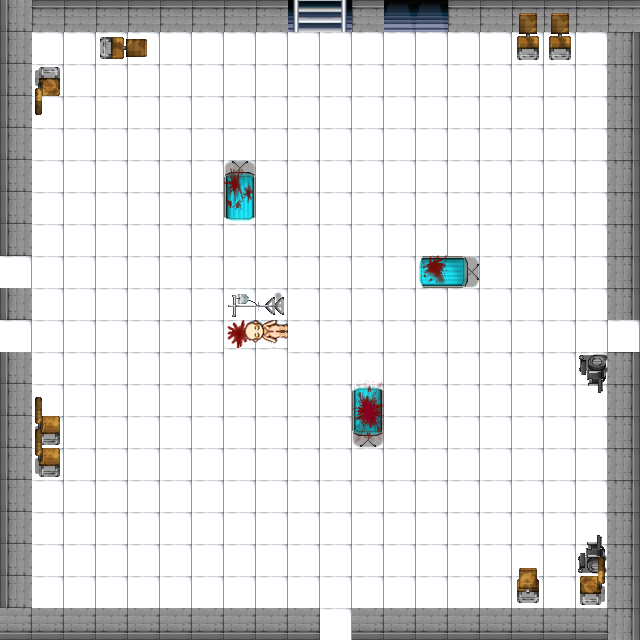

Tiled map render using the project's own tile images. Description and the whole map definition, tile-layer contents included, below:
An orthogonal 20x20 tile map with 32x32 px tiles, 4 tile layers (suelo y paredes, obstaculos 2, obstaculos, perfeccionar), 6 tilesets.

<map version="1.2" tiledversion="1.3.3" orientation="orthogonal" renderorder="right-down" width="20" height="20" tilewidth="32" tileheight="32" infinite="0" nextlayerid="5" nextobjectid="1">
 <tileset firstgid="1" source="archivos tsx/suelos y paredes.tsx" />
 <tileset firstgid="241" source="archivos tsx/paredes.tsx" />
 <tileset firstgid="369" source="archivos tsx/ee15d1f08a44de8d3715a4e7c5f2a5df.tsx" />
 <tileset firstgid="469" source="archivos tsx/shop-and-hospital1.tsx" />
 <tileset firstgid="725" source="archivos tsx/cuerpos y sangre.tsx" />
 <tileset firstgid="950" source="archivos tsx/sangre.tsx" />
 <layer id="1" name="suelo y paredes" width="20" height="20">
  <data encoding="csv">
2684354854,3221225766,3221225766,3221225766,3221225766,3221225766,3221225766,3221225766,3221225766,2147484033,385,3221225766,386,386,3221225766,3221225766,3221225766,3221225766,3221225766,3221225766,
2684354854,104,104,104,104,104,104,104,104,104,104,104,104,104,104,104,104,104,104,1610613030,
2684354854,104,104,104,104,104,104,104,104,104,104,104,104,104,104,104,104,104,104,1610613030,
2684354854,104,104,104,104,104,104,104,104,104,104,104,104,104,104,104,104,104,104,1610613030,
2684354854,104,104,104,104,104,104,104,104,104,104,104,104,104,104,104,104,104,104,1610613030,
2684354854,104,104,104,104,104,104,104,104,104,104,104,104,104,104,104,104,104,104,1610613030,
2684354854,104,104,104,104,104,104,104,104,104,104,104,104,104,104,104,104,104,104,1610613030,
2684354854,104,104,104,104,104,104,104,104,104,104,104,104,104,104,104,104,104,104,1610613030,
104,104,104,104,104,104,104,104,104,104,104,104,104,104,104,104,104,104,104,1610613030,
2684354854,104,104,104,104,104,104,104,104,104,104,104,104,104,104,104,104,104,104,1610613030,
104,104,104,104,104,104,104,104,104,104,104,104,104,104,104,104,104,104,104,104,
2684354854,104,104,104,104,104,104,104,104,104,104,104,104,104,104,104,104,104,104,1610613030,
2684354854,104,104,104,104,104,104,104,104,104,104,104,104,104,104,104,104,104,104,1610613030,
2684354854,104,104,104,104,104,104,104,104,104,104,104,104,104,104,104,104,104,104,1610613030,
2684354854,104,104,104,104,104,104,104,104,104,104,104,104,104,104,104,104,104,104,1610613030,
2684354854,104,104,104,104,104,104,104,104,104,104,104,104,104,104,104,104,104,104,1610613030,
2684354854,104,104,104,104,104,104,104,104,104,104,104,104,104,104,104,104,104,104,1610613030,
2684354854,104,104,104,104,104,104,104,104,104,104,104,104,104,104,104,104,104,104,1610613030,
2684354854,104,104,104,104,104,104,104,104,104,104,104,104,104,104,104,104,104,104,1610613030,
294,294,294,294,294,294,294,294,294,294,104,294,294,294,294,294,294,294,294,1610613030
</data>
 </layer>
 <layer id="3" name="obstaculos 2" width="20" height="20">
  <data encoding="csv">
0,0,0,0,0,0,0,0,0,0,0,0,0,0,0,0,0,0,0,0,
0,0,0,0,0,0,0,0,0,0,0,0,0,0,0,0,0,0,0,0,
0,0,0,0,0,0,0,0,0,0,0,0,0,0,0,0,0,0,0,0,
0,0,0,0,0,0,0,0,0,0,0,0,0,0,0,0,0,0,0,0,
0,0,0,0,0,0,0,0,0,0,0,0,0,0,0,0,0,0,0,0,
0,0,0,0,0,0,0,0,0,0,0,0,0,0,0,0,0,0,0,0,
0,0,0,0,0,0,0,0,0,0,0,0,0,0,0,0,0,0,0,0,
0,0,0,0,0,0,0,0,0,0,0,0,0,0,0,0,0,0,0,0,
0,0,0,0,0,0,0,0,0,0,0,0,0,0,0,0,0,0,0,0,
0,0,0,0,0,0,0,0,0,0,0,0,0,0,0,0,0,0,0,0,
0,0,0,0,0,0,0,1064,0,0,0,0,0,0,0,0,0,0,0,0,
0,0,0,0,0,0,0,0,0,0,0,0,0,0,0,0,0,0,3221226005,0,
0,609,0,0,0,0,0,0,0,0,0,0,0,0,0,0,0,0,3221225989,0,
0,625,0,0,0,0,0,0,0,0,0,0,0,0,0,0,0,0,0,0,
0,0,0,0,0,0,0,0,0,0,0,0,0,0,0,0,0,0,0,0,
0,0,0,0,0,0,0,0,0,0,0,0,0,0,0,0,0,0,0,0,
0,0,0,0,0,0,0,0,0,0,0,0,0,0,0,0,0,0,518,0,
0,0,0,0,0,0,0,0,0,0,0,0,0,0,0,0,0,0,534,0,
0,0,0,0,0,0,0,0,0,0,0,0,0,0,0,0,0,0,0,0,
0,0,0,0,0,0,0,0,0,0,0,0,0,0,0,0,0,0,0,0
</data>
 </layer>
 <layer id="2" name="obstaculos" width="20" height="20">
  <data encoding="csv">
0,0,0,0,0,0,0,0,0,0,0,0,0,0,0,0,2147484259,2147484259,0,0,
0,0,0,2684355187,2684355171,0,0,0,0,0,0,0,0,0,0,0,2147484275,2147484275,0,0,
0,3221226098,0,0,0,0,0,0,0,0,0,0,0,0,0,0,0,0,0,0,
0,3221226082,0,0,0,0,0,0,0,0,0,0,0,0,0,0,0,0,0,0,
0,0,0,0,0,0,0,0,0,0,0,0,0,0,0,0,0,0,0,0,
0,0,0,0,0,0,0,3221225959,0,0,0,0,0,0,0,0,0,0,0,0,
0,0,0,0,0,0,0,3221225943,0,0,0,0,0,0,0,0,0,0,0,0,
0,0,0,0,0,0,0,0,0,0,0,0,0,0,0,0,0,0,0,0,
0,0,0,0,0,0,0,0,0,0,0,0,0,1610613207,1610613223,0,0,0,0,0,
0,0,0,0,0,0,0,1610613334,1610613350,0,0,0,0,0,0,0,0,0,0,0,
0,0,0,0,0,0,0,1610613608,1610613623,0,0,0,0,0,0,0,0,0,0,0,
0,0,0,0,0,0,0,0,0,0,0,0,0,0,0,0,0,0,0,0,
0,0,0,0,0,0,0,0,0,0,0,471,0,0,0,0,0,0,0,0,
0,609,0,0,0,0,0,0,0,0,0,487,0,0,0,0,0,0,0,0,
0,625,0,0,0,0,0,0,0,0,0,0,0,0,0,0,0,0,0,0,
0,0,0,0,0,0,0,0,0,0,0,0,0,0,0,0,0,0,0,0,
0,0,0,0,0,0,0,0,0,0,0,0,0,0,0,0,0,0,0,0,
0,0,0,0,0,0,0,0,0,0,0,0,0,0,0,0,612,0,610,0,
0,0,0,0,0,0,0,0,0,0,0,0,0,0,0,0,628,0,626,0,
0,0,0,0,0,0,0,0,0,0,0,0,0,0,0,0,0,0,0,0
</data>
 </layer>
 <layer id="4" name="perfeccionar" width="20" height="20" offsetx="0" offsety="28">
  <data encoding="csv">
0,0,0,0,0,0,0,0,0,0,0,0,0,0,0,0,0,0,0,0,
0,0,0,0,0,0,0,0,0,0,0,0,0,0,0,0,0,0,0,0,
0,0,0,0,0,0,0,0,0,0,0,0,0,0,0,0,0,0,0,0,
0,0,0,0,0,0,0,0,0,0,0,0,0,0,0,0,0,0,0,0,
0,0,0,0,0,0,0,2684355594,0,0,0,0,0,0,0,0,0,0,0,0,
0,0,0,0,0,0,0,2684355595,0,0,0,0,0,0,0,0,0,0,0,0,
0,0,0,0,0,0,0,0,0,0,0,0,0,0,0,0,0,0,0,0,
0,0,0,0,0,0,0,0,0,0,0,0,0,1051,0,0,0,0,0,0,
0,0,0,0,0,0,0,0,0,0,0,0,0,0,0,0,0,0,0,0,
0,0,0,0,0,0,0,0,0,0,0,0,0,0,0,0,0,0,0,0,
0,0,0,0,0,0,0,104,104,0,0,0,0,0,0,0,0,0,0,0,
0,0,0,0,0,0,0,0,0,0,0,1161,0,0,0,0,0,0,0,0,
0,0,0,0,0,0,0,0,0,0,0,1177,0,0,0,0,0,0,0,0,
0,0,0,0,0,0,0,0,0,0,0,0,0,0,0,0,0,0,0,0,
0,0,0,0,0,0,0,0,0,0,0,0,0,0,0,0,0,0,0,0,
0,0,0,0,0,0,0,0,0,0,0,0,0,0,0,0,0,0,0,0,
0,0,0,0,0,0,0,0,0,0,0,0,0,0,0,0,0,0,0,0,
0,0,0,0,0,0,0,0,0,0,0,0,0,0,0,0,0,0,0,0,
0,0,0,0,0,0,0,0,0,0,0,0,0,0,0,0,0,0,0,0,
0,0,0,0,0,0,0,0,0,0,0,0,0,0,0,0,0,0,0,0
</data>
 </layer>
</map>
